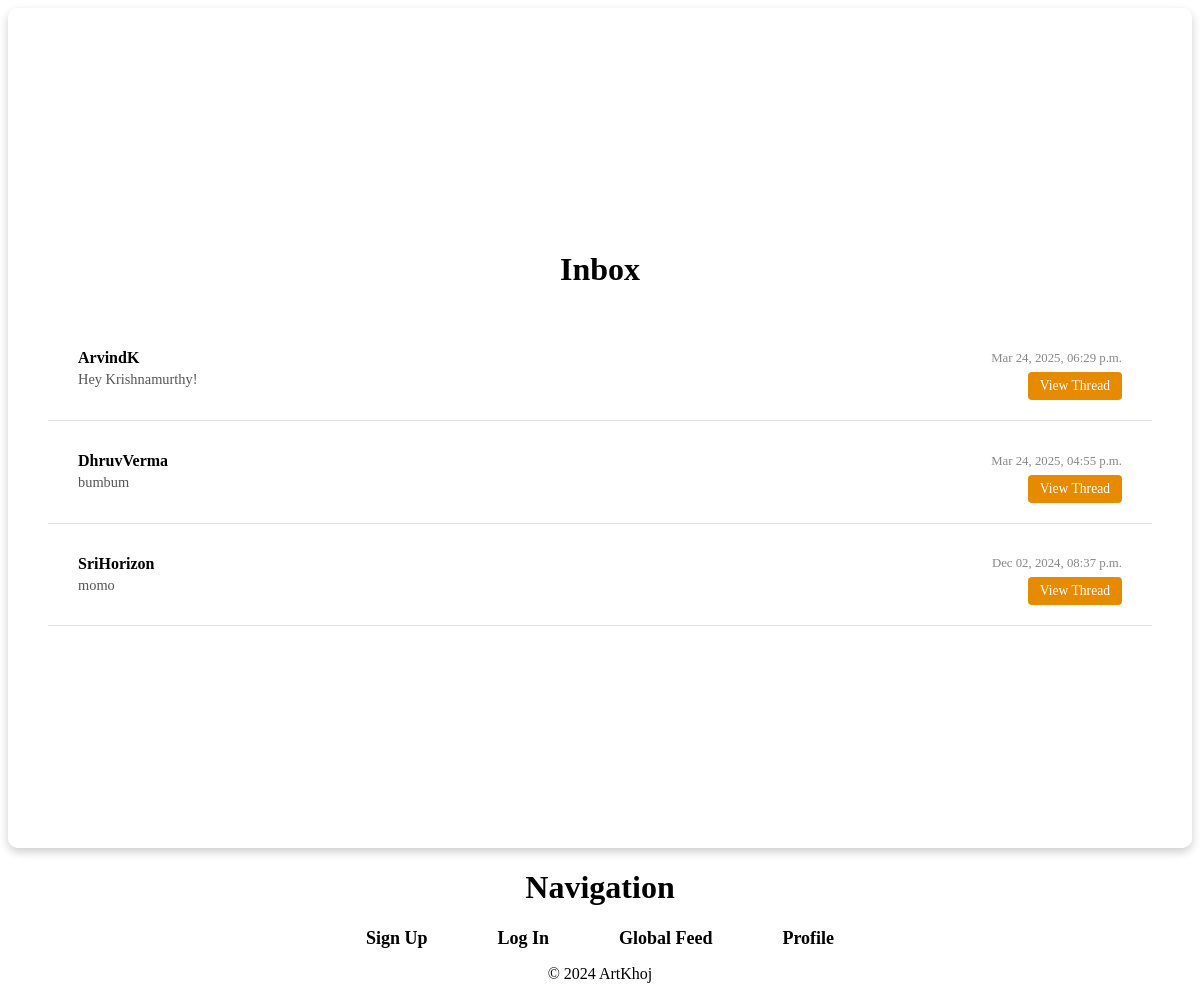
The app's page /users/inbox/ (signed in) with its own data.
### users/models.py (models this page shows, shortened)
class Message(models.Model):
    sender = models.ForeignKey(User, related_name='sent_messages', on_delete=models.CASCADE)
    recipient = models.ForeignKey(User, related_name='received_messages', on_delete=models.CASCADE)
    content = models.TextField()
    timestamp = models.DateTimeField(auto_now_add=True)
    is_read = models.BooleanField(default=False)

### users/views.py (the view)
# urls.py: path('inbox/', views.inbox, name='inbox'),
@login_required
def inbox(request):
    user = request.user
    all_messages = Message.objects.filter(Q(sender=user) | Q(recipient=user))
    latest_by_pair = {}
    for message in all_messages:
        participants = frozenset([message.sender_id, message.recipient_id])
        if participants not in latest_by_pair or message.timestamp > latest_by_pair[participants].timestamp:
            latest_by_pair[participants] = message
    messages_to_display = sorted(latest_by_pair.values(), key=lambda m: m.timestamp, reverse=True)
    return render(request, 'users/inbox.html', {'messages': messages_to_display})

### users/templates/users/inbox.html
{% extends 'users/base.html' %}
{% load static %}
{% block content %}
<div class="inbox-container">
    <h1 class="inbox-heading">Inbox</h1>
    {% if messages %}
        <div class="inbox-thread-list">
            {% for message in messages %}
                <div class="message-row">
                    <div class="message-info">
                        <p class="message-user">
                            {% if message.sender == request.user %}
                                {{ message.recipient.username }}
                            {% else %}
                                {{ message.sender.username }}
                            {% endif %}
                        </p>
                        <p class="message-snippet">{{ message.content|truncatewords:12 }}</p>
                    </div>
                    <div class="message-meta">
                        <p class="timestamp">{{ message.timestamp|date:"M d, Y, h:i a" }}</p>
                        {% if message.sender == request.user %}
                            <a href="{% url 'message-thread' user_id=message.recipient.id %}" class="reply-button reply-link">View Thread</a>
                        {% else %}
                            <a href="{% url 'message-thread' user_id=message.sender.id %}" class="reply-button reply-link">View Thread</a>
                        {% endif %}
                    </div>
                </div>
            {% endfor %}
        </div>
    {% else %}
        <p class="no-messages">No messages yet.</p>
    {% endif %}
</div>
{% endblock %}

### users/static/users/styles.css (style rules this page uses)
.inbox-container { width: 100%; max-width: none; margin: 0 auto; padding: 20px; }
.inbox-heading { text-align: center; font-size: 2rem; margin-bottom: 30px; color: #000; }
.inbox-thread-list { display: flex; flex-direction: column; gap: 0; width: 100%; }
.message-row { display: flex; justify-content: space-between; align-items: center; background: white; border-bottom: 1px solid #e0e0e0; padding: 20px 30px; transition: background 0.2s ease; width: 100%; box-sizing: border-box; }
.message-info { flex-grow: 1; text-align: left; }
.message-user { font-weight: bold; font-size: 1rem; margin: 0 0 4px 0; }
.message-snippet { font-size: 0.9rem; color: #555; margin: 0; }
.message-meta { text-align: right; min-width: 160px; }
.timestamp { font-size: 0.8rem; color: #888; margin-bottom: 6px; }
.reply-link { background-color: #e68a00; color: #fff; padding: 6px 12px; font-size: 0.85rem; border-radius: 4px; text-decoration: none; display: inline-block; transition: background 0.3s ease; }

### records on screen
Message: recipient.username "ArvindK", content "Hey Krishnamurthy!", timestamp "Mar 24, 2025, 06:29 p.m.", shows "View Thread"
Message: recipient.username "DhruvVerma", content "bumbum", timestamp "Mar 24, 2025, 04:55 p.m.", shows "View Thread"
Message: recipient.username "SriHorizon", content "momo", timestamp "Dec 02, 2024, 08:37 p.m.", shows "View Thread"
